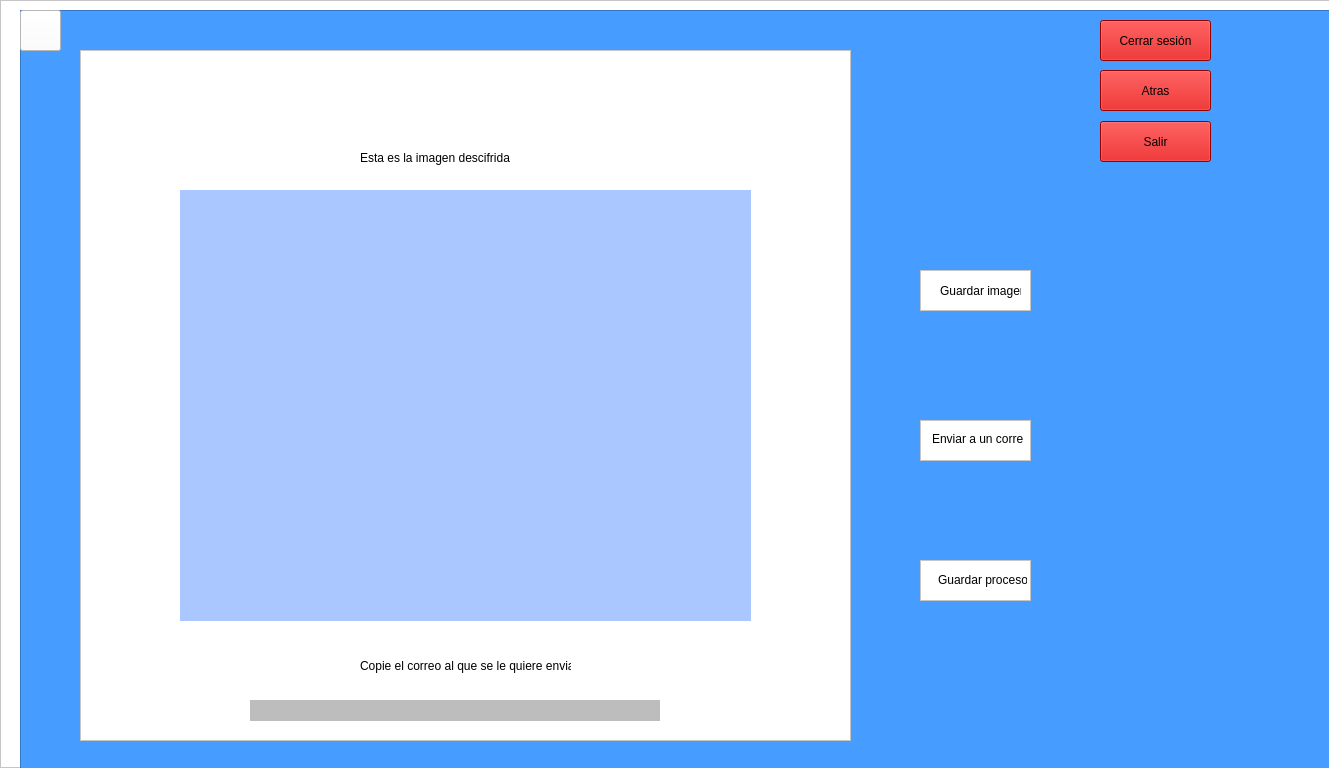
<?xml version="1.0" encoding="UTF-8"?>
<ui version="4.0">
 <class>MainWindow</class>
 <widget class="QMainWindow" name="MainWindow">
  <property name="geometry">
   <rect>
    <x>0</x>
    <y>0</y>
    <width>1329</width>
    <height>768</height>
   </rect>
  </property>
  <property name="windowTitle">
   <string>MainWindow</string>
  </property>
  <widget class="QWidget" name="centralwidget">
   <widget class="QFrame" name="frame">
    <property name="geometry">
     <rect>
      <x>0</x>
      <y>0</y>
      <width>1366</width>
      <height>768</height>
     </rect>
    </property>
    <property name="palette">
     <palette>
      <active>
       <colorrole role="WindowText">
        <brush brushstyle="SolidPattern">
         <color alpha="255">
          <red>0</red>
          <green>0</green>
          <blue>0</blue>
         </color>
        </brush>
       </colorrole>
       <colorrole role="Button">
        <brush brushstyle="SolidPattern">
         <color alpha="255">
          <red>255</red>
          <green>255</green>
          <blue>255</blue>
         </color>
        </brush>
       </colorrole>
       <colorrole role="Light">
        <brush brushstyle="SolidPattern">
         <color alpha="255">
          <red>255</red>
          <green>255</green>
          <blue>255</blue>
         </color>
        </brush>
       </colorrole>
       <colorrole role="Midlight">
        <brush brushstyle="SolidPattern">
         <color alpha="255">
          <red>255</red>
          <green>255</green>
          <blue>255</blue>
         </color>
        </brush>
       </colorrole>
       <colorrole role="Dark">
        <brush brushstyle="SolidPattern">
         <color alpha="255">
          <red>127</red>
          <green>127</green>
          <blue>127</blue>
         </color>
        </brush>
       </colorrole>
       <colorrole role="Mid">
        <brush brushstyle="SolidPattern">
         <color alpha="255">
          <red>170</red>
          <green>170</green>
          <blue>170</blue>
         </color>
        </brush>
       </colorrole>
       <colorrole role="Text">
        <brush brushstyle="SolidPattern">
         <color alpha="255">
          <red>0</red>
          <green>0</green>
          <blue>0</blue>
         </color>
        </brush>
       </colorrole>
       <colorrole role="BrightText">
        <brush brushstyle="SolidPattern">
         <color alpha="255">
          <red>255</red>
          <green>255</green>
          <blue>255</blue>
         </color>
        </brush>
       </colorrole>
       <colorrole role="ButtonText">
        <brush brushstyle="SolidPattern">
         <color alpha="255">
          <red>0</red>
          <green>0</green>
          <blue>0</blue>
         </color>
        </brush>
       </colorrole>
       <colorrole role="Base">
        <brush brushstyle="SolidPattern">
         <color alpha="255">
          <red>255</red>
          <green>255</green>
          <blue>255</blue>
         </color>
        </brush>
       </colorrole>
       <colorrole role="Window">
        <brush brushstyle="SolidPattern">
         <color alpha="255">
          <red>255</red>
          <green>255</green>
          <blue>255</blue>
         </color>
        </brush>
       </colorrole>
       <colorrole role="Shadow">
        <brush brushstyle="SolidPattern">
         <color alpha="255">
          <red>0</red>
          <green>0</green>
          <blue>0</blue>
         </color>
        </brush>
       </colorrole>
       <colorrole role="AlternateBase">
        <brush brushstyle="SolidPattern">
         <color alpha="255">
          <red>255</red>
          <green>255</green>
          <blue>255</blue>
         </color>
        </brush>
       </colorrole>
       <colorrole role="ToolTipBase">
        <brush brushstyle="SolidPattern">
         <color alpha="255">
          <red>255</red>
          <green>255</green>
          <blue>220</blue>
         </color>
        </brush>
       </colorrole>
       <colorrole role="ToolTipText">
        <brush brushstyle="SolidPattern">
         <color alpha="255">
          <red>0</red>
          <green>0</green>
          <blue>0</blue>
         </color>
        </brush>
       </colorrole>
       <colorrole role="PlaceholderText">
        <brush brushstyle="SolidPattern">
         <color alpha="128">
          <red>0</red>
          <green>0</green>
          <blue>0</blue>
         </color>
        </brush>
       </colorrole>
      </active>
      <inactive>
       <colorrole role="WindowText">
        <brush brushstyle="SolidPattern">
         <color alpha="255">
          <red>0</red>
          <green>0</green>
          <blue>0</blue>
         </color>
        </brush>
       </colorrole>
       <colorrole role="Button">
        <brush brushstyle="SolidPattern">
         <color alpha="255">
          <red>255</red>
          <green>255</green>
          <blue>255</blue>
         </color>
        </brush>
       </colorrole>
       <colorrole role="Light">
        <brush brushstyle="SolidPattern">
         <color alpha="255">
          <red>255</red>
          <green>255</green>
          <blue>255</blue>
         </color>
        </brush>
       </colorrole>
       <colorrole role="Midlight">
        <brush brushstyle="SolidPattern">
         <color alpha="255">
          <red>255</red>
          <green>255</green>
          <blue>255</blue>
         </color>
        </brush>
       </colorrole>
       <colorrole role="Dark">
        <brush brushstyle="SolidPattern">
         <color alpha="255">
          <red>127</red>
          <green>127</green>
          <blue>127</blue>
         </color>
        </brush>
       </colorrole>
       <colorrole role="Mid">
        <brush brushstyle="SolidPattern">
         <color alpha="255">
          <red>170</red>
          <green>170</green>
          <blue>170</blue>
         </color>
        </brush>
       </colorrole>
       <colorrole role="Text">
        <brush brushstyle="SolidPattern">
         <color alpha="255">
          <red>0</red>
          <green>0</green>
          <blue>0</blue>
         </color>
        </brush>
       </colorrole>
       <colorrole role="BrightText">
        <brush brushstyle="SolidPattern">
         <color alpha="255">
          <red>255</red>
          <green>255</green>
          <blue>255</blue>
         </color>
        </brush>
       </colorrole>
       <colorrole role="ButtonText">
        <brush brushstyle="SolidPattern">
         <color alpha="255">
          <red>0</red>
          <green>0</green>
          <blue>0</blue>
         </color>
        </brush>
       </colorrole>
       <colorrole role="Base">
        <brush brushstyle="SolidPattern">
         <color alpha="255">
          <red>255</red>
          <green>255</green>
          <blue>255</blue>
         </color>
        </brush>
       </colorrole>
       <colorrole role="Window">
        <brush brushstyle="SolidPattern">
         <color alpha="255">
          <red>255</red>
          <green>255</green>
          <blue>255</blue>
         </color>
        </brush>
       </colorrole>
       <colorrole role="Shadow">
        <brush brushstyle="SolidPattern">
         <color alpha="255">
          <red>0</red>
          <green>0</green>
          <blue>0</blue>
         </color>
        </brush>
       </colorrole>
       <colorrole role="AlternateBase">
        <brush brushstyle="SolidPattern">
         <color alpha="255">
          <red>255</red>
          <green>255</green>
          <blue>255</blue>
         </color>
        </brush>
       </colorrole>
       <colorrole role="ToolTipBase">
        <brush brushstyle="SolidPattern">
         <color alpha="255">
          <red>255</red>
          <green>255</green>
          <blue>220</blue>
         </color>
        </brush>
       </colorrole>
       <colorrole role="ToolTipText">
        <brush brushstyle="SolidPattern">
         <color alpha="255">
          <red>0</red>
          <green>0</green>
          <blue>0</blue>
         </color>
        </brush>
       </colorrole>
       <colorrole role="PlaceholderText">
        <brush brushstyle="SolidPattern">
         <color alpha="128">
          <red>0</red>
          <green>0</green>
          <blue>0</blue>
         </color>
        </brush>
       </colorrole>
      </inactive>
      <disabled>
       <colorrole role="WindowText">
        <brush brushstyle="SolidPattern">
         <color alpha="255">
          <red>127</red>
          <green>127</green>
          <blue>127</blue>
         </color>
        </brush>
       </colorrole>
       <colorrole role="Button">
        <brush brushstyle="SolidPattern">
         <color alpha="255">
          <red>255</red>
          <green>255</green>
          <blue>255</blue>
         </color>
        </brush>
       </colorrole>
       <colorrole role="Light">
        <brush brushstyle="SolidPattern">
         <color alpha="255">
          <red>255</red>
          <green>255</green>
          <blue>255</blue>
         </color>
        </brush>
       </colorrole>
       <colorrole role="Midlight">
        <brush brushstyle="SolidPattern">
         <color alpha="255">
          <red>255</red>
          <green>255</green>
          <blue>255</blue>
         </color>
        </brush>
       </colorrole>
       <colorrole role="Dark">
        <brush brushstyle="SolidPattern">
         <color alpha="255">
          <red>127</red>
          <green>127</green>
          <blue>127</blue>
         </color>
        </brush>
       </colorrole>
       <colorrole role="Mid">
        <brush brushstyle="SolidPattern">
         <color alpha="255">
          <red>170</red>
          <green>170</green>
          <blue>170</blue>
         </color>
        </brush>
       </colorrole>
       <colorrole role="Text">
        <brush brushstyle="SolidPattern">
         <color alpha="255">
          <red>127</red>
          <green>127</green>
          <blue>127</blue>
         </color>
        </brush>
       </colorrole>
       <colorrole role="BrightText">
        <brush brushstyle="SolidPattern">
         <color alpha="255">
          <red>255</red>
          <green>255</green>
          <blue>255</blue>
         </color>
        </brush>
       </colorrole>
       <colorrole role="ButtonText">
        <brush brushstyle="SolidPattern">
         <color alpha="255">
          <red>127</red>
          <green>127</green>
          <blue>127</blue>
         </color>
        </brush>
       </colorrole>
       <colorrole role="Base">
        <brush brushstyle="SolidPattern">
         <color alpha="255">
          <red>255</red>
          <green>255</green>
          <blue>255</blue>
         </color>
        </brush>
       </colorrole>
       <colorrole role="Window">
        <brush brushstyle="SolidPattern">
         <color alpha="255">
          <red>255</red>
          <green>255</green>
          <blue>255</blue>
         </color>
        </brush>
       </colorrole>
       <colorrole role="Shadow">
        <brush brushstyle="SolidPattern">
         <color alpha="255">
          <red>0</red>
          <green>0</green>
          <blue>0</blue>
         </color>
        </brush>
       </colorrole>
       <colorrole role="AlternateBase">
        <brush brushstyle="SolidPattern">
         <color alpha="255">
          <red>255</red>
          <green>255</green>
          <blue>255</blue>
         </color>
        </brush>
       </colorrole>
       <colorrole role="ToolTipBase">
        <brush brushstyle="SolidPattern">
         <color alpha="255">
          <red>255</red>
          <green>255</green>
          <blue>220</blue>
         </color>
        </brush>
       </colorrole>
       <colorrole role="ToolTipText">
        <brush brushstyle="SolidPattern">
         <color alpha="255">
          <red>0</red>
          <green>0</green>
          <blue>0</blue>
         </color>
        </brush>
       </colorrole>
       <colorrole role="PlaceholderText">
        <brush brushstyle="SolidPattern">
         <color alpha="128">
          <red>0</red>
          <green>0</green>
          <blue>0</blue>
         </color>
        </brush>
       </colorrole>
      </disabled>
     </palette>
    </property>
    <property name="autoFillBackground">
     <bool>true</bool>
    </property>
    <property name="frameShape">
     <enum>QFrame::StyledPanel</enum>
    </property>
    <property name="frameShadow">
     <enum>QFrame::Raised</enum>
    </property>
    <widget class="QTextEdit" name="textEdit">
     <property name="geometry">
      <rect>
       <x>20</x>
       <y>10</y>
       <width>1366</width>
       <height>768</height>
      </rect>
     </property>
     <property name="styleSheet">
      <string notr="true">background-color: rgb(71, 156, 255); AZUL</string>
     </property>
    </widget>
    <widget class="QPushButton" name="cerrarsesion">
     <property name="geometry">
      <rect>
       <x>1100</x>
       <y>20</y>
       <width>111</width>
       <height>41</height>
      </rect>
     </property>
     <property name="palette">
      <palette>
       <active>
        <colorrole role="WindowText">
         <brush brushstyle="SolidPattern">
          <color alpha="255">
           <red>0</red>
           <green>0</green>
           <blue>0</blue>
          </color>
         </brush>
        </colorrole>
        <colorrole role="Button">
         <brush brushstyle="SolidPattern">
          <color alpha="255">
           <red>207</red>
           <green>0</green>
           <blue>0</blue>
          </color>
         </brush>
        </colorrole>
        <colorrole role="Light">
         <brush brushstyle="SolidPattern">
          <color alpha="255">
           <red>199</red>
           <green>225</green>
           <blue>255</blue>
          </color>
         </brush>
        </colorrole>
        <colorrole role="Midlight">
         <brush brushstyle="SolidPattern">
          <color alpha="255">
           <red>135</red>
           <green>190</green>
           <blue>255</blue>
          </color>
         </brush>
        </colorrole>
        <colorrole role="Dark">
         <brush brushstyle="SolidPattern">
          <color alpha="255">
           <red>35</red>
           <green>78</green>
           <blue>127</blue>
          </color>
         </brush>
        </colorrole>
        <colorrole role="Mid">
         <brush brushstyle="SolidPattern">
          <color alpha="255">
           <red>47</red>
           <green>104</green>
           <blue>170</blue>
          </color>
         </brush>
        </colorrole>
        <colorrole role="Text">
         <brush brushstyle="SolidPattern">
          <color alpha="255">
           <red>0</red>
           <green>0</green>
           <blue>0</blue>
          </color>
         </brush>
        </colorrole>
        <colorrole role="BrightText">
         <brush brushstyle="SolidPattern">
          <color alpha="255">
           <red>255</red>
           <green>255</green>
           <blue>255</blue>
          </color>
         </brush>
        </colorrole>
        <colorrole role="ButtonText">
         <brush brushstyle="SolidPattern">
          <color alpha="255">
           <red>0</red>
           <green>0</green>
           <blue>0</blue>
          </color>
         </brush>
        </colorrole>
        <colorrole role="Base">
         <brush brushstyle="SolidPattern">
          <color alpha="255">
           <red>207</red>
           <green>0</green>
           <blue>0</blue>
          </color>
         </brush>
        </colorrole>
        <colorrole role="Window">
         <brush brushstyle="SolidPattern">
          <color alpha="255">
           <red>207</red>
           <green>0</green>
           <blue>0</blue>
          </color>
         </brush>
        </colorrole>
        <colorrole role="Shadow">
         <brush brushstyle="SolidPattern">
          <color alpha="255">
           <red>0</red>
           <green>0</green>
           <blue>0</blue>
          </color>
         </brush>
        </colorrole>
        <colorrole role="AlternateBase">
         <brush brushstyle="SolidPattern">
          <color alpha="255">
           <red>163</red>
           <green>205</green>
           <blue>255</blue>
          </color>
         </brush>
        </colorrole>
        <colorrole role="ToolTipBase">
         <brush brushstyle="SolidPattern">
          <color alpha="255">
           <red>255</red>
           <green>255</green>
           <blue>220</blue>
          </color>
         </brush>
        </colorrole>
        <colorrole role="ToolTipText">
         <brush brushstyle="SolidPattern">
          <color alpha="255">
           <red>0</red>
           <green>0</green>
           <blue>0</blue>
          </color>
         </brush>
        </colorrole>
        <colorrole role="PlaceholderText">
         <brush brushstyle="SolidPattern">
          <color alpha="128">
           <red>0</red>
           <green>0</green>
           <blue>0</blue>
          </color>
         </brush>
        </colorrole>
       </active>
       <inactive>
        <colorrole role="WindowText">
         <brush brushstyle="SolidPattern">
          <color alpha="255">
           <red>0</red>
           <green>0</green>
           <blue>0</blue>
          </color>
         </brush>
        </colorrole>
        <colorrole role="Button">
         <brush brushstyle="SolidPattern">
          <color alpha="255">
           <red>207</red>
           <green>0</green>
           <blue>0</blue>
          </color>
         </brush>
        </colorrole>
        <colorrole role="Light">
         <brush brushstyle="SolidPattern">
          <color alpha="255">
           <red>199</red>
           <green>225</green>
           <blue>255</blue>
          </color>
         </brush>
        </colorrole>
        <colorrole role="Midlight">
         <brush brushstyle="SolidPattern">
          <color alpha="255">
           <red>135</red>
           <green>190</green>
           <blue>255</blue>
          </color>
         </brush>
        </colorrole>
        <colorrole role="Dark">
         <brush brushstyle="SolidPattern">
          <color alpha="255">
           <red>35</red>
           <green>78</green>
           <blue>127</blue>
          </color>
         </brush>
        </colorrole>
        <colorrole role="Mid">
         <brush brushstyle="SolidPattern">
          <color alpha="255">
           <red>47</red>
           <green>104</green>
           <blue>170</blue>
          </color>
         </brush>
        </colorrole>
        <colorrole role="Text">
         <brush brushstyle="SolidPattern">
          <color alpha="255">
           <red>0</red>
           <green>0</green>
           <blue>0</blue>
          </color>
         </brush>
        </colorrole>
        <colorrole role="BrightText">
         <brush brushstyle="SolidPattern">
          <color alpha="255">
           <red>255</red>
           <green>255</green>
           <blue>255</blue>
          </color>
         </brush>
        </colorrole>
        <colorrole role="ButtonText">
         <brush brushstyle="SolidPattern">
          <color alpha="255">
           <red>0</red>
           <green>0</green>
           <blue>0</blue>
          </color>
         </brush>
        </colorrole>
        <colorrole role="Base">
         <brush brushstyle="SolidPattern">
          <color alpha="255">
           <red>207</red>
           <green>0</green>
           <blue>0</blue>
          </color>
         </brush>
        </colorrole>
        <colorrole role="Window">
         <brush brushstyle="SolidPattern">
          <color alpha="255">
           <red>207</red>
           <green>0</green>
           <blue>0</blue>
          </color>
         </brush>
        </colorrole>
        <colorrole role="Shadow">
         <brush brushstyle="SolidPattern">
          <color alpha="255">
           <red>0</red>
           <green>0</green>
           <blue>0</blue>
          </color>
         </brush>
        </colorrole>
        <colorrole role="AlternateBase">
         <brush brushstyle="SolidPattern">
          <color alpha="255">
           <red>163</red>
           <green>205</green>
           <blue>255</blue>
          </color>
         </brush>
        </colorrole>
        <colorrole role="ToolTipBase">
         <brush brushstyle="SolidPattern">
          <color alpha="255">
           <red>255</red>
           <green>255</green>
           <blue>220</blue>
          </color>
         </brush>
        </colorrole>
        <colorrole role="ToolTipText">
         <brush brushstyle="SolidPattern">
          <color alpha="255">
           <red>0</red>
           <green>0</green>
           <blue>0</blue>
          </color>
         </brush>
        </colorrole>
        <colorrole role="PlaceholderText">
         <brush brushstyle="SolidPattern">
          <color alpha="128">
           <red>0</red>
           <green>0</green>
           <blue>0</blue>
          </color>
         </brush>
        </colorrole>
       </inactive>
       <disabled>
        <colorrole role="WindowText">
         <brush brushstyle="SolidPattern">
          <color alpha="255">
           <red>35</red>
           <green>78</green>
           <blue>127</blue>
          </color>
         </brush>
        </colorrole>
        <colorrole role="Button">
         <brush brushstyle="SolidPattern">
          <color alpha="255">
           <red>207</red>
           <green>0</green>
           <blue>0</blue>
          </color>
         </brush>
        </colorrole>
        <colorrole role="Light">
         <brush brushstyle="SolidPattern">
          <color alpha="255">
           <red>199</red>
           <green>225</green>
           <blue>255</blue>
          </color>
         </brush>
        </colorrole>
        <colorrole role="Midlight">
         <brush brushstyle="SolidPattern">
          <color alpha="255">
           <red>135</red>
           <green>190</green>
           <blue>255</blue>
          </color>
         </brush>
        </colorrole>
        <colorrole role="Dark">
         <brush brushstyle="SolidPattern">
          <color alpha="255">
           <red>35</red>
           <green>78</green>
           <blue>127</blue>
          </color>
         </brush>
        </colorrole>
        <colorrole role="Mid">
         <brush brushstyle="SolidPattern">
          <color alpha="255">
           <red>47</red>
           <green>104</green>
           <blue>170</blue>
          </color>
         </brush>
        </colorrole>
        <colorrole role="Text">
         <brush brushstyle="SolidPattern">
          <color alpha="255">
           <red>35</red>
           <green>78</green>
           <blue>127</blue>
          </color>
         </brush>
        </colorrole>
        <colorrole role="BrightText">
         <brush brushstyle="SolidPattern">
          <color alpha="255">
           <red>255</red>
           <green>255</green>
           <blue>255</blue>
          </color>
         </brush>
        </colorrole>
        <colorrole role="ButtonText">
         <brush brushstyle="SolidPattern">
          <color alpha="255">
           <red>35</red>
           <green>78</green>
           <blue>127</blue>
          </color>
         </brush>
        </colorrole>
        <colorrole role="Base">
         <brush brushstyle="SolidPattern">
          <color alpha="255">
           <red>207</red>
           <green>0</green>
           <blue>0</blue>
          </color>
         </brush>
        </colorrole>
        <colorrole role="Window">
         <brush brushstyle="SolidPattern">
          <color alpha="255">
           <red>207</red>
           <green>0</green>
           <blue>0</blue>
          </color>
         </brush>
        </colorrole>
        <colorrole role="Shadow">
         <brush brushstyle="SolidPattern">
          <color alpha="255">
           <red>0</red>
           <green>0</green>
           <blue>0</blue>
          </color>
         </brush>
        </colorrole>
        <colorrole role="AlternateBase">
         <brush brushstyle="SolidPattern">
          <color alpha="255">
           <red>71</red>
           <green>156</green>
           <blue>255</blue>
          </color>
         </brush>
        </colorrole>
        <colorrole role="ToolTipBase">
         <brush brushstyle="SolidPattern">
          <color alpha="255">
           <red>255</red>
           <green>255</green>
           <blue>220</blue>
          </color>
         </brush>
        </colorrole>
        <colorrole role="ToolTipText">
         <brush brushstyle="SolidPattern">
          <color alpha="255">
           <red>0</red>
           <green>0</green>
           <blue>0</blue>
          </color>
         </brush>
        </colorrole>
        <colorrole role="PlaceholderText">
         <brush brushstyle="SolidPattern">
          <color alpha="128">
           <red>0</red>
           <green>0</green>
           <blue>0</blue>
          </color>
         </brush>
        </colorrole>
       </disabled>
      </palette>
     </property>
     <property name="autoFillBackground">
      <bool>false</bool>
     </property>
     <property name="styleSheet">
      <string notr="true">background-color:rgb(207, 0, 0);</string>
     </property>
     <property name="text">
      <string>Cerrar sesión</string>
     </property>
    </widget>
    <widget class="QPushButton" name="salir">
     <property name="geometry">
      <rect>
       <x>1100</x>
       <y>121</y>
       <width>111</width>
       <height>41</height>
      </rect>
     </property>
     <property name="styleSheet">
      <string notr="true">background-color:rgb(207, 0, 0);</string>
     </property>
     <property name="text">
      <string>Salir</string>
     </property>
    </widget>
    <widget class="QTextEdit" name="textEdit_2">
     <property name="geometry">
      <rect>
       <x>920</x>
       <y>270</y>
       <width>111</width>
       <height>41</height>
      </rect>
     </property>
     <property name="html">
      <string>&lt;!DOCTYPE HTML PUBLIC &quot;-//W3C//DTD HTML 4.0//EN&quot; &quot;http://www.w3.org/TR/REC-html40/strict.dtd&quot;&gt;
&lt;html&gt;&lt;head&gt;&lt;meta name=&quot;qrichtext&quot; content=&quot;1&quot; /&gt;&lt;style type=&quot;text/css&quot;&gt;
p, li { white-space: pre-wrap; }
&lt;/style&gt;&lt;/head&gt;&lt;body style=&quot; font-family:'MS Shell Dlg 2'; font-size:8.25pt; font-weight:400; font-style:normal;&quot;&gt;
&lt;p style=&quot;-qt-paragraph-type:empty; margin-top:0px; margin-bottom:0px; margin-left:0px; margin-right:0px; -qt-block-indent:0; text-indent:0px;&quot;&gt;&lt;br /&gt;&lt;/p&gt;&lt;/body&gt;&lt;/html&gt;</string>
     </property>
    </widget>
    <widget class="QTextEdit" name="textEdit_3">
     <property name="geometry">
      <rect>
       <x>920</x>
       <y>420</y>
       <width>111</width>
       <height>41</height>
      </rect>
     </property>
    </widget>
    <widget class="QTextEdit" name="textEdit_4">
     <property name="geometry">
      <rect>
       <x>920</x>
       <y>560</y>
       <width>111</width>
       <height>41</height>
      </rect>
     </property>
    </widget>
    <widget class="QLabel" name="guardarimagen">
     <property name="geometry">
      <rect>
       <x>940</x>
       <y>280</y>
       <width>81</width>
       <height>21</height>
      </rect>
     </property>
     <property name="text">
      <string>Guardar imagen</string>
     </property>
    </widget>
    <widget class="QLabel" name="borrartexto">
     <property name="geometry">
      <rect>
       <x>932</x>
       <y>429</y>
       <width>91</width>
       <height>20</height>
      </rect>
     </property>
     <property name="text">
      <string>Enviar a un correo</string>
     </property>
    </widget>
    <widget class="QLabel" name="guardarproceso">
     <property name="geometry">
      <rect>
       <x>938</x>
       <y>570</y>
       <width>89</width>
       <height>20</height>
      </rect>
     </property>
     <property name="text">
      <string>Guardar proceso</string>
     </property>
    </widget>
    <widget class="QTextEdit" name="textEdit_7">
     <property name="geometry">
      <rect>
       <x>80</x>
       <y>50</y>
       <width>771</width>
       <height>691</height>
      </rect>
     </property>
    </widget>
    <widget class="QPushButton" name="pushButton_2">
     <property name="geometry">
      <rect>
       <x>20</x>
       <y>10</y>
       <width>41</width>
       <height>41</height>
      </rect>
     </property>
     <property name="text">
      <string/>
     </property>
     <property name="icon">
      <iconset>
       <normaloff>../../Desktop/Imagenes proyecto/Ajuste.png</normaloff>../../Desktop/Imagenes proyecto/Ajuste.png</iconset>
     </property>
     <property name="iconSize">
      <size>
       <width>20</width>
       <height>16</height>
      </size>
     </property>
     <property name="checkable">
      <bool>false</bool>
     </property>
    </widget>
    <widget class="QLabel" name="label_4">
     <property name="geometry">
      <rect>
       <x>150</x>
       <y>15</y>
       <width>41</width>
       <height>31</height>
      </rect>
     </property>
     <property name="text">
      <string/>
     </property>
     <property name="pixmap">
      <pixmap>../../Desktop/Imagenes proyecto/Icono de usario.jpg</pixmap>
     </property>
     <property name="scaledContents">
      <bool>true</bool>
     </property>
    </widget>
    <widget class="QLabel" name="label">
     <property name="geometry">
      <rect>
       <x>360</x>
       <y>150</y>
       <width>241</width>
       <height>16</height>
      </rect>
     </property>
     <property name="text">
      <string>Esta es la imagen descifrida</string>
     </property>
    </widget>
    <widget class="QLabel" name="label_2">
     <property name="geometry">
      <rect>
       <x>180</x>
       <y>190</y>
       <width>571</width>
       <height>431</height>
      </rect>
     </property>
     <property name="styleSheet">
      <string notr="true">background-color: rgb(170, 200, 255);</string>
     </property>
     <property name="text">
      <string/>
     </property>
    </widget>
    <widget class="QLabel" name="label_3">
     <property name="geometry">
      <rect>
       <x>360</x>
       <y>640</y>
       <width>211</width>
       <height>51</height>
      </rect>
     </property>
     <property name="text">
      <string>Copie el correo al que se le quiere enviar</string>
     </property>
    </widget>
    <widget class="QLabel" name="label_5">
     <property name="geometry">
      <rect>
       <x>250</x>
       <y>700</y>
       <width>410</width>
       <height>21</height>
      </rect>
     </property>
     <property name="styleSheet">
      <string notr="true">background-color:rgb(188, 189, 188);</string>
     </property>
     <property name="text">
      <string/>
     </property>
    </widget>
    <widget class="QPushButton" name="atras">
     <property name="geometry">
      <rect>
       <x>1100</x>
       <y>70</y>
       <width>111</width>
       <height>41</height>
      </rect>
     </property>
     <property name="styleSheet">
      <string notr="true">background-color:rgb(207, 0, 0);</string>
     </property>
     <property name="text">
      <string>Atras</string>
     </property>
    </widget>
   </widget>
  </widget>
 </widget>
 <resources/>
 <connections/>
</ui>
